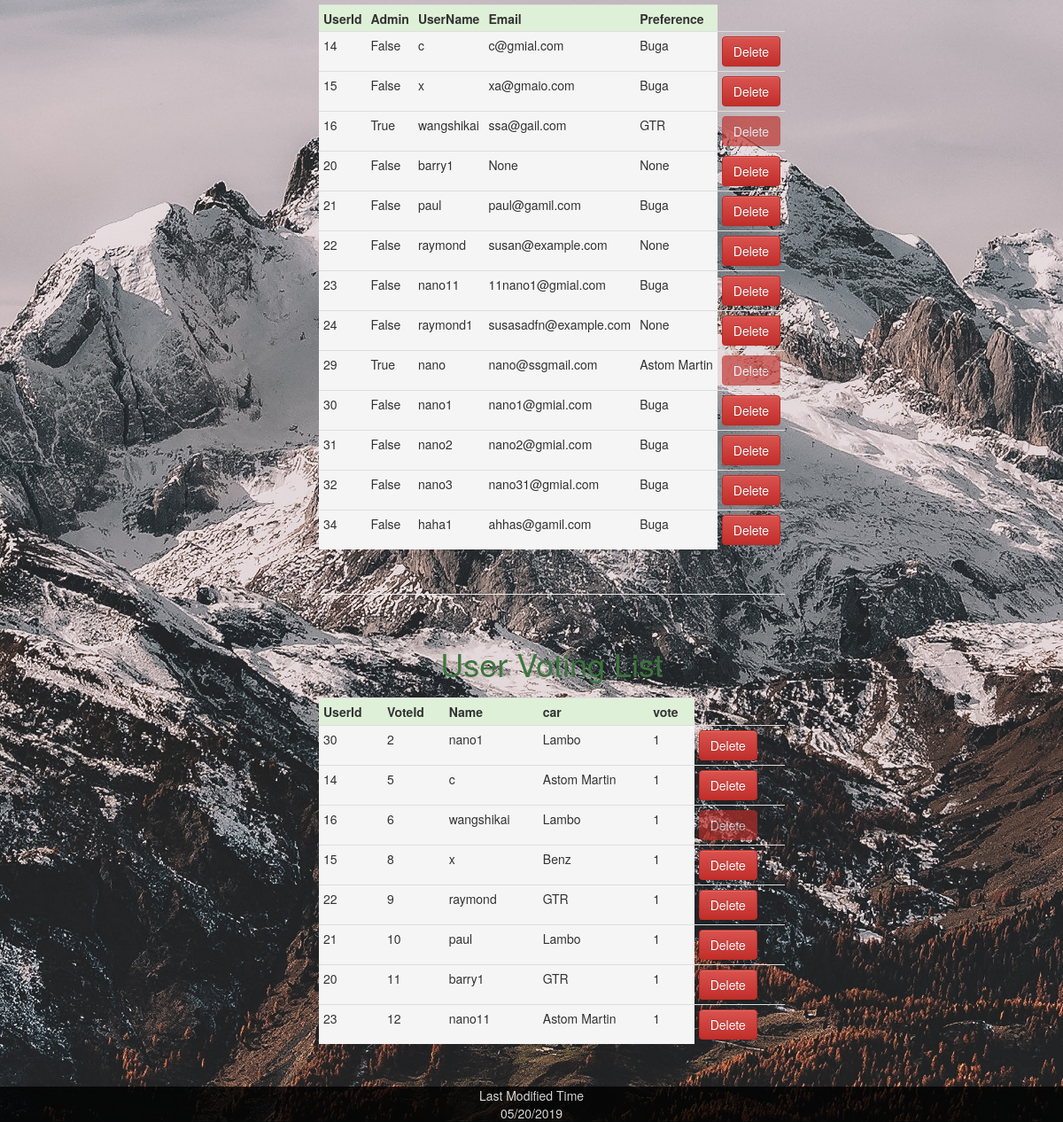
The page /hoster (signed in, lower part) on the database as committed earlier.
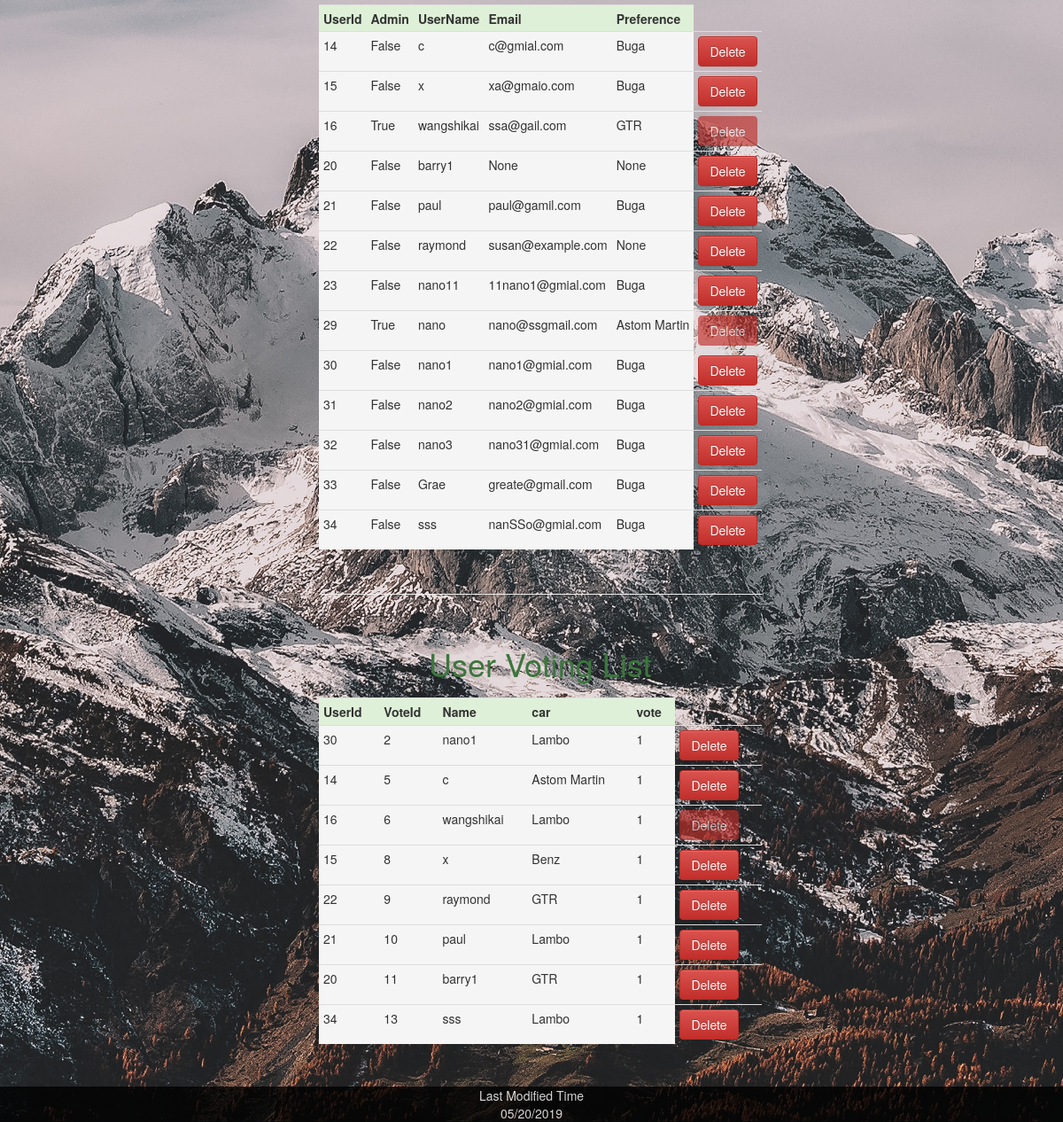
The same page on the database as committed later.
### app/models.py (models this page shows, shortened)
class User(UserMixin, db.Model):
    id = db.Column(db.Integer, primary_key=True)
    username = db.Column(db.String(64), index=True, unique=True)
    email = db.Column(db.String(120), index=True, unique=True)
    admin = db.Column(db.Boolean, default=False, nullable=False)
    preference = db.Column(db.String(320))
    password_hash = db.Column(db.String(128))
    record_id = relationship("Record", backref="user", lazy="dynamic")
    choice_id = relationship("Choice", backref="user", lazy="dynamic")
    def __repr__(self):
        return '{}'.format(self.username)

class Choice(db.Model):
    id = db.Column(db.Integer, primary_key=True)
    chooseSeries = db.Column(db.String, db.ForeignKey('brand.carSeries'))
    vote = db.Column(db.Integer, default=False, nullable=False)
    UserId = db.Column(db.Integer, db.ForeignKey('user.id'), unique=True)

### app/routes.py (the view)
@app.route('/hoster')
@login_required
def hoster():
    if current_user.admin == True:
        users = User.query.all()
        choose = db.session.query(Choice).join(User)
        name = db.session.query(User).join(Choice)
        brand = db.session.query(Brand)
        return render_template('admin.html', users=users, choose=choose, name=name, brand=brand)
    else:
        flash("Can't not access admin page directly")
        return redirect(url_for('index'))

### app/models.py (called while the page is built)
@login.user_loader
def load_user(id):
    return User.query.get(int(id))

### app/routes.py (called while the page is built)
@app.context_processor
def override_url_for():
    return dict(url_for=dated_url_for)

def dated_url_for(endpoint, **values):
    if endpoint == 'static':
        filename = values.get('filename', None)
        if filename:
            file_path = os.path.join(app.root_path,
                                     endpoint, filename)
            values['q'] = int(os.stat(file_path).st_mtime)
    return url_for(endpoint, **values)

### app/templates/admin.html (shortened to what this page needs)
{% extends "base.html" %}
{% block content %}
<div class="info">
<table class="table table-condensed">
        <caption style="text-align: center"><h1 class="text-success">User Information</h1></caption>
    <tr>
        <th class="success">UserId</th>
        <th class="success">Admin</th>
        <th class="success">UserName</th>
        <th class="success">Email</th>
        <th class="success">Preference</th>
    </tr>
    <tr>
            {% for user in users %}
            <tr>
                <td class="active">{{user.id}}</td>
                <td class="active">{{user.admin}}</td>
                <td class="active">{{user.username}}</td>
                <td  class="active">{{user.email}}</td>
                <td  class="active">{{user.preference}}</td>
                <form action="{{url_for('delete_user', id=user.id )}}" method="post" >
                {% if user.admin==True %}
                <td><button type="submit"  class="btn btn-danger" value="Delete" disabled>Delete</button></td>
                {% else %}
                <td><button type="submit"  class="btn btn-danger" value="Delete" >Delete</button></td>
                {% endif %}
                </form>
            </tr>
            {% endfor %}
    </tr>
</table>
<br>
<hr>
<table class="table table-condensed">
    <caption style="text-align: center"><h1 class="text-success">User Voting List</h1></caption>
    <tr>
        <th class="success">UserId</th>
        <th class="success">VoteId</th>
        <th class="success">Name</th>
        <th class="success">car</th>
        <th class="success">vote</th>
    </tr>
    <tr>
            {% for c in choose %}
            <tr>
                <td class="active">{{c.UserId}}</td>
                <td class="active">{{c.id}}</td>
                <td class="active">{{c.user.username}}</td>
                <td class="active">{{c.chooseSeries}}</td>
                <td class="active">{{c.vote}}</td>
                <form action="{{url_for('delete_vote', id=c.id )}}" method="post" >
                {% if c.user.admin==True %}
                <td><button type="submit"  class="btn btn-danger" value="Delete" disabled>Delete</button></td>
                {% else %}
                <td><button type="submit"  class="btn btn-danger" value="Delete" >Delete</button></td>
                {% endif %}
            </form>
            </tr>
            {% endfor %}
    </tr>
</table>
<br>
<br>
<br>
<br>
</div>
{% endblock %}

### app/templates/base.html (shortened to what this page needs)
<!DOCTYPE html>
<html lang="en">
    <head>
        <link rel="stylesheet" type="text/css" href="{{ url_for('static', filename='style.css' )  }}">
        <link rel="stylesheet" href="https://maxcdn.bootstrapcdn.com/bootstrap/3.3.7/css/bootstrap.min.css" >
        <link rel="stylesheet" href="https://maxcdn.bootstrapcdn.com/bootstrap/3.3.7/css/bootstrap-theme.min.css">
        <link href="https://stackpath.bootstrapcdn.com/font-awesome/4.7.0/css/font-awesome.min.css" rel="stylesheet">
    </head>
    <body>
        {% block content %}{% endblock %}
    </body>
    <footer>
    </footer>
</html>

### app/static/style.css (style rules this page uses)
body { background: url('Photo/mountain.jpg'); background-repeat: no-repeat; background-size: cover; height: 100%; background-attachment: fixed; margin: 0; padding: 0; font-family: poppins; }
.info { position: absolute; top: 20%; left: 30%; }
footer { background: black; clear: both; position: fixed; bottom: 0; height: 40px; width: 100%; color: white; text-align: center; opacity: .8; }
.table { position: relative; top: 10px; }

Rows that differ between the two databases and show on the page:
removed User: id "24", admin "False", username "raymond1", email "susasadfn@example.com", preference "None", shows "Delete"
removed Choice: UserId "23", id "12", user.username "nano11", chooseSeries "Astom Martin", vote "1", shows "Delete"
added User: id "33", admin "False", username "Grae", email "greate@gmail.com", preference "Buga", shows "Delete"
changed User id 34: username "haha1" → "sss"; email "ahhas@gamil.com" → "nanSSo@gmial.com"
now on this page (row edited): Choice: UserId "34", id "13", user.username "sss", chooseSeries "Lambo", vote "1", shows "Delete"
